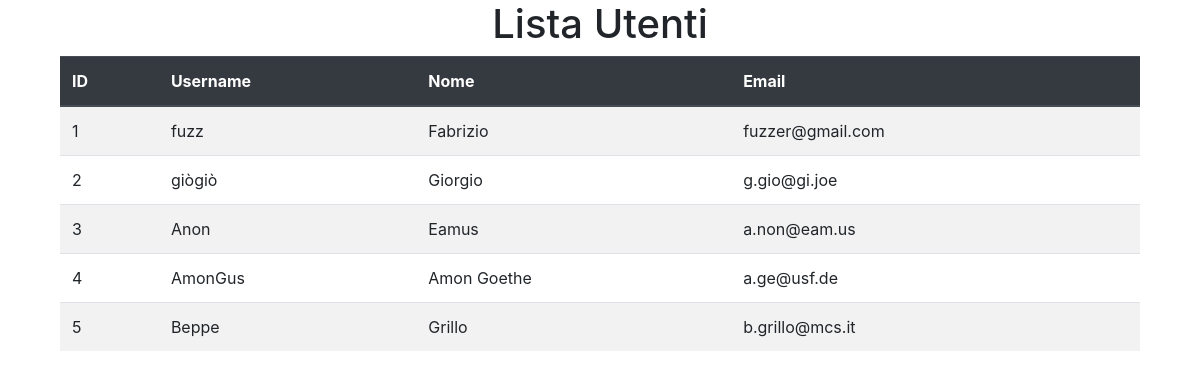
/phptable.php, run on the app's committed database.
### tables this page shows
CREATE TABLE `users` (
  `id` int NOT NULL AUTO_INCREMENT,
  `username` varchar(100) NOT NULL,
  `name` varchar(150) DEFAULT NULL,
  `email` varchar(200) DEFAULT NULL,
  `city` int DEFAULT NULL,
  PRIMARY KEY (`id`),
  KEY `city` (`city`),
  CONSTRAINT `users_ibfk_1` FOREIGN KEY (`city`) REFERENCES `cities` (`id`)
);

### phptable.php (the view, shortened to what this page needs)
<?php
require 'connector.php';
$query = 'SELECT * FROM users';
$stmt = $pdo->prepare($query);
$stmt->execute();
$users = $stmt->fetchAll();
?>
<!DOCTYPE html>
<html lang="it">
<head>
    <link rel="stylesheet" href="https://stackpath.bootstrapcdn.com/bootstrap/4.3.1/css/bootstrap.min.css">
</head>
<body>
<h1 class="h1 text-center display1">Lista Utenti</h1>
    <div class="mx-auto" style="width: 90%;">
        <table class="table table-striped">
            <thead class="thead-dark">
                <tr>
                    <th scope="col">ID</th>
                    <th scope="col">Username</th>
                    <th scope="col">Nome</th>
                    <th scope="col">Email</th>
                </tr>
            </thead>
            <tbody>
            <?php
                foreach ($users as $user) {
                    echo "<tr>";
                    echo "<td>".$user['id']."</td>";
                    echo "<td>".$user['username']."</td>";
                    echo "<td>".($user['name']===''?'<i>*** non specificato ***</i>':ucfirst($user['name']))."</td>";
                    echo "<td>".($user['email']===''?'<i>*** non specificato ***</i>':$user['email'])."</td>";
                    echo "</tr>";
                }
            ?>
            </tbody>
        </table>
    </div>
</body>
</html>

### data on the page
users: id "1", username "fuzz", name "Fabrizio", email "fuzzer@gmail.com"
users: id "2", username "giògiò", name "Giorgio", email "g.gio@gi.joe"
users: id "3", username "Anon", name "Eamus", email "a.non@eam.us"
users: id "4", username "AmonGus", name "Amon Goethe", email "a.ge@usf.de"
users: id "5", username "Beppe", name "Grillo", email "b.grillo@mcs.it"
